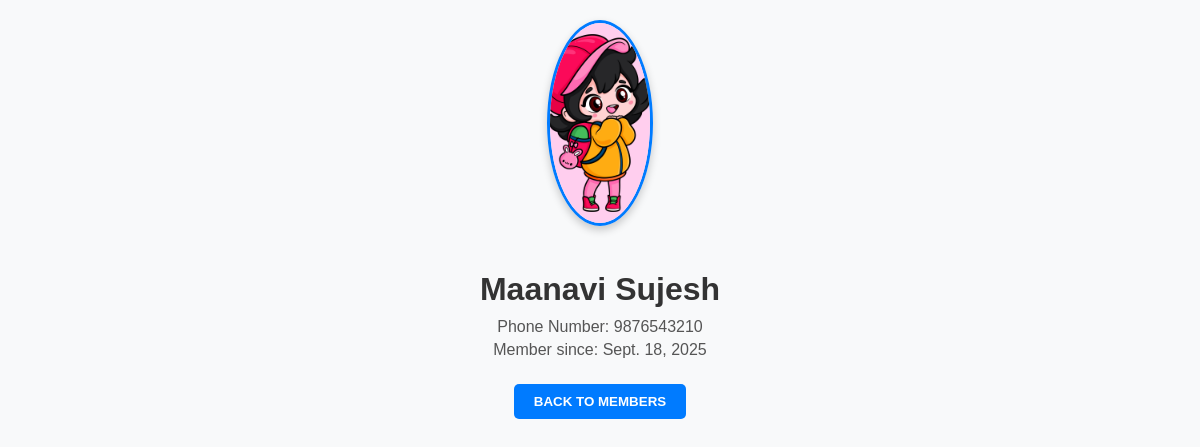
/home/details/3, run on the app's committed database.
### app/models.py (models this page shows, shortened)
class App(models.Model):
    firstname = models.CharField(max_length=255)
    lastname = models.CharField(max_length=255)
    phone = models.IntegerField(null=True)
    date = models.DateField(auto_now_add=True)

### app/views.py (the view)
# urls.py: path('home/details/<int:id>',views.details, name='details'),
def details(request,id):
    person_details = App.objects.get(id=id)
    return render(request,'details.html',{'person':person_details})

### app/templates/details.html (shortened to what this page needs)
{% extends "master.html" %}
{% load static %}
{% block content %}
<img src="{% static 'images/kawaiigirl.jpg' %}" class="kawai"/>
<h1>{{ person.firstname }} {{ person.lastname }}</h1>
<p>Phone Number: {{ person.phone }}</p>
<p>Member since: {{ person.date }}</p>
<button><a href="/home">BACK TO MEMBERS</a></button>
{% endblock %}

### app/static/css/home.css (style rules this page uses)
body { background-color: lightblue; font-family: verdana; }
.kawai { max-width: 100px; min-height: 100px; }

### app/templates/details.html (style rules this page uses)
body { font-family: Arial, sans-serif; background-color: #f8f9fa; margin: 20px; text-align: center; }
.kawai { width: 200px; height: 200px; border-radius: 50%; object-fit: cover; border: 3px solid #007bff; margin-bottom: 20px; box-shadow: 0 4px 8px rgba(0,0,0,0.2); }
h1 { color: #333; margin-bottom: 10px; }
p { font-size: 16px; color: #555; margin: 5px 0; }
button { margin-top: 20px; padding: 10px 20px; background-color: #007bff; border: none; border-radius: 5px; cursor: pointer; transition: 0.3s; }
button a { text-decoration: none; color: white; font-weight: bold; }

### data on the page
App: firstname "Maanavi", lastname "Sujesh", phone "9876543210", date "Sept. 18, 2025"
